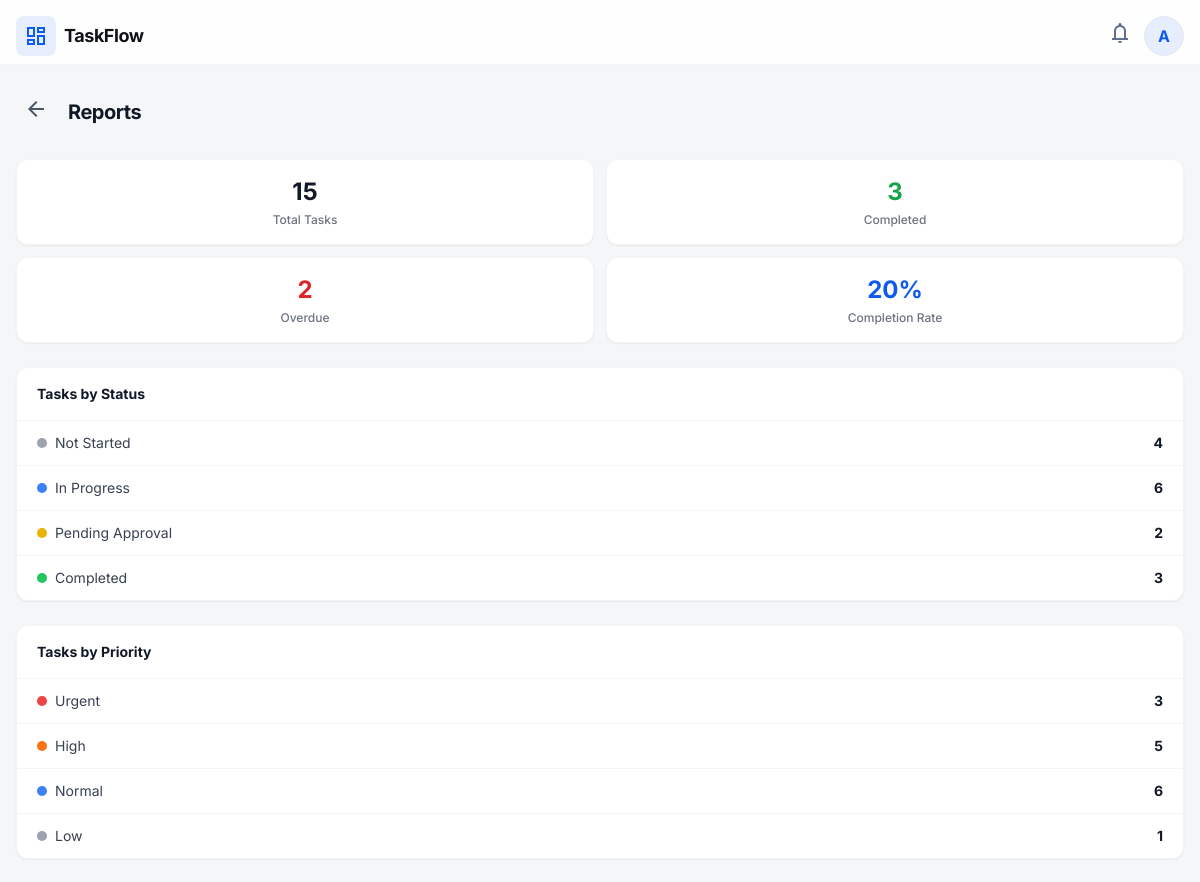
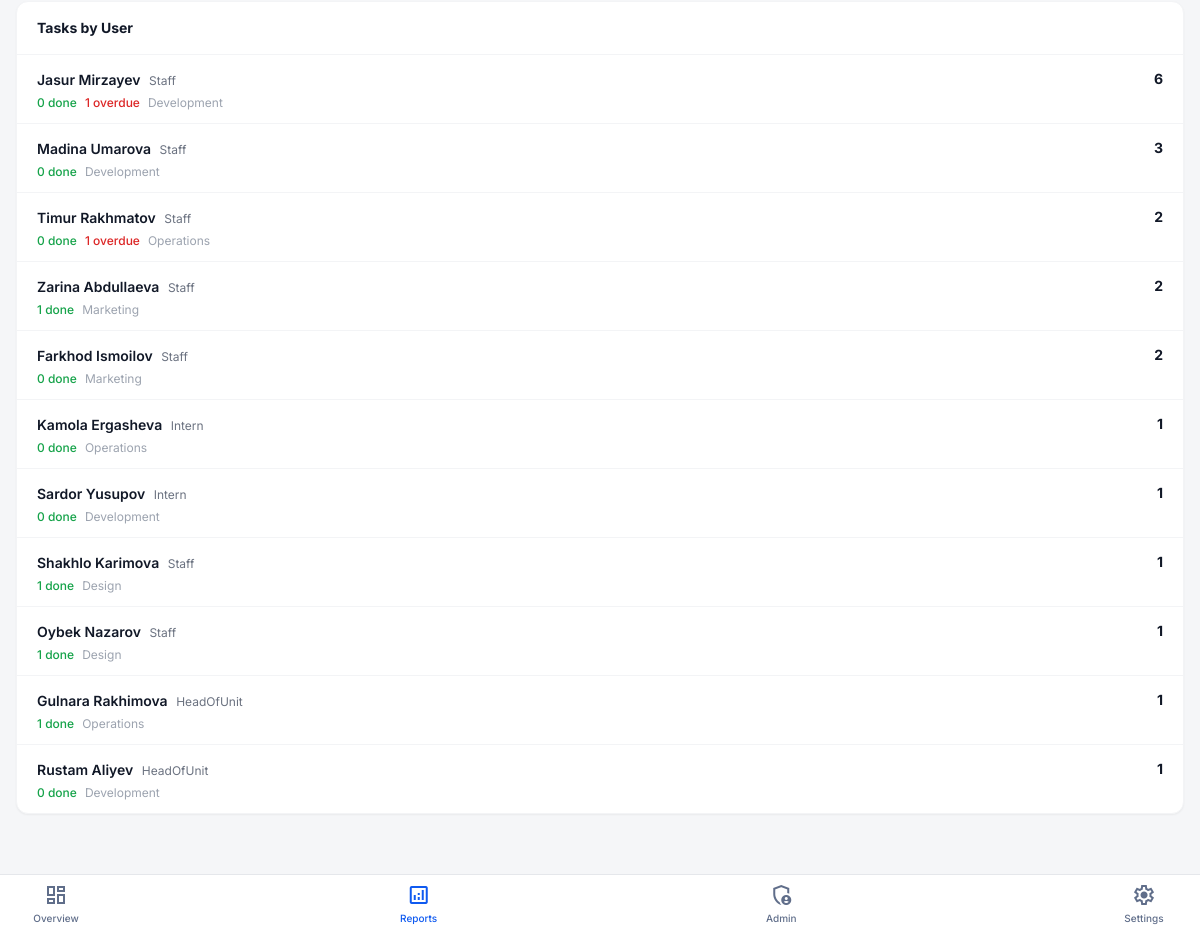
The app's page /reports (signed in) with its own data (2 pictures, top to bottom).
### tables this page shows
CREATE TABLE users (
            id INTEGER PRIMARY KEY AUTOINCREMENT,
            name TEXT NOT NULL,
            role TEXT NOT NULL,
            unit_id INTEGER,
            telegram_id TEXT NOT NULL UNIQUE,
            phone TEXT,
            is_admin BOOLEAN DEFAULT 0,
            active BOOLEAN DEFAULT 1,
            created_at TIMESTAMP DEFAULT CURRENT_TIMESTAMP,
            FOREIGN KEY (unit_id) REFERENCES units(id)
        );

### app.py (the view)
@app.route('/reports')
@login_required
@role_required('Head', 'Deputy')
def reports():
    data = get_report_data()
    return render_template('reports.html', data=data)

### app.py (called while the page is built)
@app.before_request
def load_current_user():
    user_id = session.get('user_id')
    if user_id:
        g.current_user = get_user_by_id(user_id)
    else:
        g.current_user = None

@app.context_processor
def inject_globals():
    user = g.get('current_user')
    notif_count = 0
    is_admin = False
    if user:
        notif_count = get_notification_count(user.id, user.role, user.unit_id)
        is_admin = bool(user.get('is_admin'))
    return {
        'current_user': user,
        'is_admin': is_admin,
        'notification_count': notif_count,
    }

### auth.py (called while the page is built)
def login_required(f):
    @wraps(f)
    def decorated_function(*args, **kwargs):
        if g.current_user is None:
            return redirect(url_for('login'))
        return f(*args, **kwargs)
    return decorated_function

def role_required(*roles):
    def decorator(f):
        @wraps(f)
        def decorated_function(*args, **kwargs):
            if g.current_user is None:
                return redirect(url_for('login'))
            if g.current_user.role not in roles:
                flash('You do not have permission to access this page.', 'error')
                return redirect(url_for('dashboard'))
            return f(*args, **kwargs)
        return decorated_function
    return decorator

### models.py (called while the page is built, shortened)
def get_db():
    conn = sqlite3.connect(DATABASE)
    conn.row_factory = sqlite3.Row
    conn.execute("PRAGMA foreign_keys = ON")
    return conn

def _to_dotdict(row):
    if row is None:
        return None
    return DotDict(dict(row))

def get_user_by_id(user_id):
    conn = get_db()
    row = conn.execute("SELECT * FROM users WHERE id = ?", (user_id,)).fetchone()
    conn.close()
    return _to_dotdict(row)

def get_notification_count(user_id, role, unit_id):
    conn = get_db()
    if role in ('Head', 'Deputy'):
        count = conn.execute(
            """SELECT COUNT(*) FROM activity_log
               WHERE user_id != ? AND timestamp >= datetime('now', '-1 day')""",
            (user_id,)
        ).fetchone()[0]
    conn.close()
    return count

### templates/reports.html (shortened to what this page needs)
{% extends "base.html" %}
{% block content %}
<div class="px-4 pt-6 pb-8">
    <div class="flex items-center gap-3 mb-6">
        <a href="{{ url_for('dashboard') }}" class="p-2 rounded-lg hover:bg-gray-100 dark:hover:bg-gray-800 transition-colors">
            <span class="material-symbols-outlined text-gray-600 dark:text-gray-400">arrow_back</span>
        </a>
        <h1 class="text-xl font-bold text-gray-900 dark:text-white tracking-tight">Reports</h1>
    </div>
    <div class="grid grid-cols-2 gap-3 mb-6">
        <div class="bg-white dark:bg-[#1A2230] p-4 rounded-xl shadow-sm border border-gray-100 dark:border-gray-800 text-center">
            <p class="text-2xl font-bold text-gray-900 dark:text-white">{{ data.total }}</p>
            <p class="text-xs text-gray-500 dark:text-gray-400 font-medium mt-1">Total Tasks</p>
        </div>
        <div class="bg-white dark:bg-[#1A2230] p-4 rounded-xl shadow-sm border border-gray-100 dark:border-gray-800 text-center">
            <p class="text-2xl font-bold text-green-600">{{ data.completed }}</p>
            <p class="text-xs text-gray-500 dark:text-gray-400 font-medium mt-1">Completed</p>
        </div>
        <div class="bg-white dark:bg-[#1A2230] p-4 rounded-xl shadow-sm border border-gray-100 dark:border-gray-800 text-center">
            <p class="text-2xl font-bold text-red-600">{{ data.overdue }}</p>
            <p class="text-xs text-gray-500 dark:text-gray-400 font-medium mt-1">Overdue</p>
        </div>
        <div class="bg-white dark:bg-[#1A2230] p-4 rounded-xl shadow-sm border border-gray-100 dark:border-gray-800 text-center">
            <p class="text-2xl font-bold text-primary">{{ data.completion_rate }}%</p>
            <p class="text-xs text-gray-500 dark:text-gray-400 font-medium mt-1">Completion Rate</p>
        </div>
    </div>
    <div class="bg-white dark:bg-[#1A2230] rounded-xl shadow-sm border border-gray-100 dark:border-gray-800 mb-6">
        <div class="px-5 py-4 border-b border-gray-100 dark:border-gray-800">
            <h2 class="text-sm font-bold text-gray-900 dark:text-white">Tasks by Status</h2>
        </div>
        <div class="divide-y divide-gray-100 dark:divide-gray-800">
            {% for row in data.by_status %}
            <div class="flex items-center justify-between px-5 py-3">
                <div class="flex items-center gap-2">
                    <div class="w-2.5 h-2.5 rounded-full
                        {% if row.status == 'Not Started' %}bg-gray-400
                        {% elif row.status == 'In Progress' %}bg-blue-500
                        {% elif row.status == 'Pending Approval' %}bg-yellow-500
                        {% elif row.status == 'Completed' %}bg-green-500{% endif %}"></div>
                    <span class="text-sm text-gray-700 dark:text-gray-300">{{ row.status }}</span>
                </div>
                <span class="text-sm font-bold text-gray-900 dark:text-white">{{ row.count }}</span>
            </div>
            {% endfor %}
        </div>
    </div>
    <div class="bg-white dark:bg-[#1A2230] rounded-xl shadow-sm border border-gray-100 dark:border-gray-800 mb-6">
        <div class="px-5 py-4 border-b border-gray-100 dark:border-gray-800">
            <h2 class="text-sm font-bold text-gray-900 dark:text-white">Tasks by Priority</h2>
        </div>
        <div class="divide-y divide-gray-100 dark:divide-gray-800">
            {% for row in data.by_priority %}
            <div class="flex items-center justify-between px-5 py-3">
                <div class="flex items-center gap-2">
                    <div class="w-2.5 h-2.5 rounded-full
                        {% if row.priority == 'Urgent' %}bg-red-500
                        {% elif row.priority == 'High' %}bg-orange-500
                        {% elif row.priority == 'Normal' %}bg-blue-500
                        {% elif row.priority == 'Low' %}bg-gray-400{% endif %}"></div>
                    <span class="text-sm text-gray-700 dark:text-gray-300">{{ row.priority }}</span>
                </div>
                <span class="text-sm font-bold text-gray-900 dark:text-white">{{ row.count }}</span>
            </div>
            {% endfor %}
        </div>
    </div>
    <div class="bg-white dark:bg-[#1A2230] rounded-xl shadow-sm border border-gray-100 dark:border-gray-800">
        <div class="px-5 py-4 border-b border-gray-100 dark:border-gray-800">
            <h2 class="text-sm font-bold text-gray-900 dark:text-white">Tasks by User</h2>
        </div>
        <div class="divide-y divide-gray-100 dark:divide-gray-800">
            {% for row in data.by_user %}
            <div class="px-5 py-3">
                <div class="flex items-center justify-between mb-1">
                    <div>
                        <span class="text-sm font-semibold text-gray-900 dark:text-white">{{ row.name }}</span>
                        <span class="text-xs text-gray-500 dark:text-gray-400 ml-1">{{ row.role }}</span>
                    </div>
                    <span class="text-sm font-bold text-gray-900 dark:text-white">{{ row.total }}</span>
                </div>
                <div class="flex gap-2">
                    <span class="text-xs text-green-600 font-medium">{{ row.completed }} done</span>
                    {% if row.overdue > 0 %}
                    <span class="text-xs text-red-600 font-medium">{{ row.overdue }} overdue</span>
                    {% endif %}
                    {% if row.unit_name %}
                    <span class="text-xs text-gray-400">{{ row.unit_name }}</span>
                    {% endif %}
                </div>
            </div>
            {% endfor %}
        </div>
    </div>
</div>
{% endblock %}

### templates/base.html (shortened to what this page needs)
<!DOCTYPE html>
<html class="light" lang="en">
<head>
    <script src="https://cdn.tailwindcss.com?plugins=forms,container-queries"></script>
    <script id="tailwind-config">
        tailwind.config = {
            darkMode: "class",
            theme: {
                extend: {
                    colors: {
                        "primary": "#0f5af0",
                        "background-light": "#f5f6f8",
                        "background-dark": "#101622",
                        "card-light": "#ffffff",
                        "card-dark": "#1a2230",
                    },
                    fontFamily: {
                        "display": ["Inter", "sans-serif"]
                    },
                    borderRadius: {
                        "DEFAULT": "0.25rem",
                        "md": "0.375rem",
                        "lg": "0.5rem",
                        "xl": "0.75rem",
                        "2xl": "1rem",
                        "full": "9999px"
                    },
                },
            },
        }
    </script>
</head>
<body class="bg-background-light dark:bg-background-dark text-[#111318] dark:text-white pb-24">
    <div class="sticky top-0 z-50 flex items-center bg-white/90 dark:bg-[#101622]/90 backdrop-blur-md p-4 pb-2 justify-between border-b border-gray-100 dark:border-gray-800">
        <div class="flex items-center gap-2">
            <div class="flex items-center justify-center size-10 rounded-lg bg-primary/10 text-primary">
                <span class="material-symbols-outlined">dashboard</span>
            </div>
            <span class="text-lg font-bold tracking-tight dark:text-white">TaskFlow</span>
        </div>
        <div class="flex items-center justify-end gap-3">
            <a href="{{ url_for('notifications') if current_user else '#' }}" class="relative text-[#606e8a] dark:text-gray-400 hover:text-primary transition-colors">
                <span class="material-symbols-outlined">notifications</span>
            </a>
            {% if current_user %}
            <div class="relative group">
                <button class="flex size-10 items-center justify-center overflow-hidden rounded-full border border-gray-200 dark:border-gray-700 bg-primary/10 text-primary font-bold hover:bg-primary/20 transition-colors">
                    {{ current_user.name[0] }}
                </button>
            </div>
            {% endif %}
        </div>
    </div>
    <main>
        {% block content %}{% endblock %}
    </main>
    {% if current_user %}
    <div class="fixed bottom-0 w-full bg-white dark:bg-[#101622] border-t border-gray-200 dark:border-gray-800 pb-safe pt-2 px-6 z-50">
        <div class="flex justify-between items-end pb-4">
            {% if current_user.role in ('Head', 'Deputy') %}
            <a href="{{ url_for('dashboard') }}" class="flex flex-col items-center gap-1 w-16 {% if request.endpoint == 'dashboard' %}text-primary{% else %}text-[#606e8a] dark:text-gray-400 hover:text-primary dark:hover:text-primary{% endif %} group transition-colors">
                <span class="material-symbols-outlined text-[24px] group-hover:scale-110 transition-transform">dashboard</span>
                <span class="text-[10px] font-medium">Overview</span>
            </a>
            <a href="{{ url_for('reports') }}" class="flex flex-col items-center gap-1 w-16 {% if request.endpoint == 'reports' %}text-primary{% else %}text-[#606e8a] dark:text-gray-400 hover:text-primary dark:hover:text-primary{% endif %} group transition-colors">
                <span class="material-symbols-outlined text-[24px] group-hover:scale-110 transition-transform">analytics</span>
                <span class="text-[10px] font-medium">Reports</span>
            </a>
            {% if is_admin %}
            <a href="{{ url_for('admin_panel') }}" class="flex flex-col items-center gap-1 w-16 {% if request.endpoint in ('admin_users', 'admin_units', 'admin_activity_log') %}text-primary{% else %}text-[#606e8a] dark:text-gray-400 hover:text-primary dark:hover:text-primary{% endif %} group transition-colors">
                <span class="material-symbols-outlined text-[24px] group-hover:scale-110 transition-transform">admin_panel_settings</span>
                <span class="text-[10px] font-medium">Admin</span>
            </a>
            {% endif %}
            <a href="{{ url_for('settings') }}" class="flex flex-col items-center gap-1 w-16 {% if request.endpoint == 'settings' %}text-primary{% else %}text-[#606e8a] dark:text-gray-400 hover:text-primary dark:hover:text-primary{% endif %} group transition-colors">
                <span class="material-symbols-outlined text-[24px] group-hover:scale-110 transition-transform">settings</span>
                <span class="text-[10px] font-medium">Settings</span>
            </a>
            {% endif %}
        </div>
    </div>
    {% endif %}
</body>
</html>

### templates/base.html (style rules this page uses)
.material-symbols-outlined { font-variation-settings: 'FILL' 0, 'wght' 400, 'GRAD' 0, 'opsz' 24; }
body { font-family: 'Inter', sans-serif; min-height: max(884px, 100dvh); }

### records on screen
users: name "A"
users: name "Jasur Mirzayev", role "Staff", total "6", completed "0", overdue "1", unit_name "Development"
users: name "Madina Umarova", role "Staff", total "3", completed "0", unit_name "Development"
users: name "Timur Rakhmatov", role "Staff", total "2", completed "0", overdue "1", unit_name "Operations"
users: name "Zarina Abdullaeva", role "Staff", total "2", completed "1", unit_name "Marketing"
users: name "Farkhod Ismoilov", role "Staff", total "2", completed "0", unit_name "Marketing"
users: name "Kamola Ergasheva", role "Intern", total "1", completed "0", unit_name "Operations"
users: name "Sardor Yusupov", role "Intern", total "1", completed "0", unit_name "Development"
users: name "Shakhlo Karimova", role "Staff", total "1", completed "1", unit_name "Design"
users: name "Oybek Nazarov", role "Staff", total "1", completed "1", unit_name "Design"
users: name "Gulnara Rakhimova", role "HeadOfUnit", total "1", completed "1", unit_name "Operations"
users: name "Rustam Aliyev", role "HeadOfUnit", total "1", completed "0", unit_name "Development"

### other values on screen
{{ data.total }} "15"
{{ data.completed }} "3"
{{ data.overdue }} "2"
{{ data.completion_rate }} "20"
{{ row.status }} "Not Started" "In Progress" "Pending Approval" "Completed"
{{ row.count }} "4" "6" "2" "3"
{{ row.priority }} "Urgent" "High" "Normal" "Low"
{{ row.count }} "3" "5" "6" "1"
